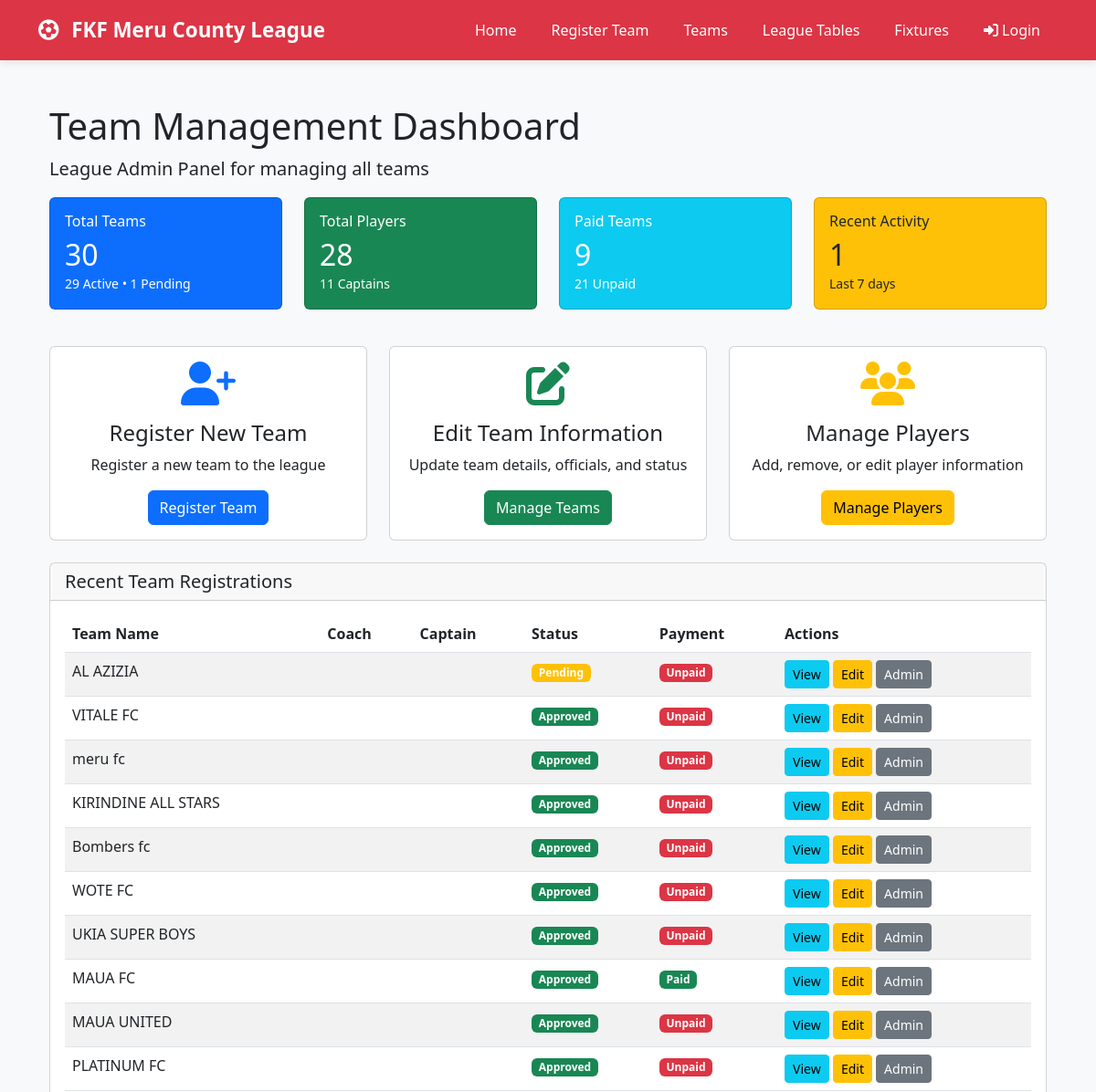
The app's page /teams/admin-team-dashboard/ (upper part), older data.
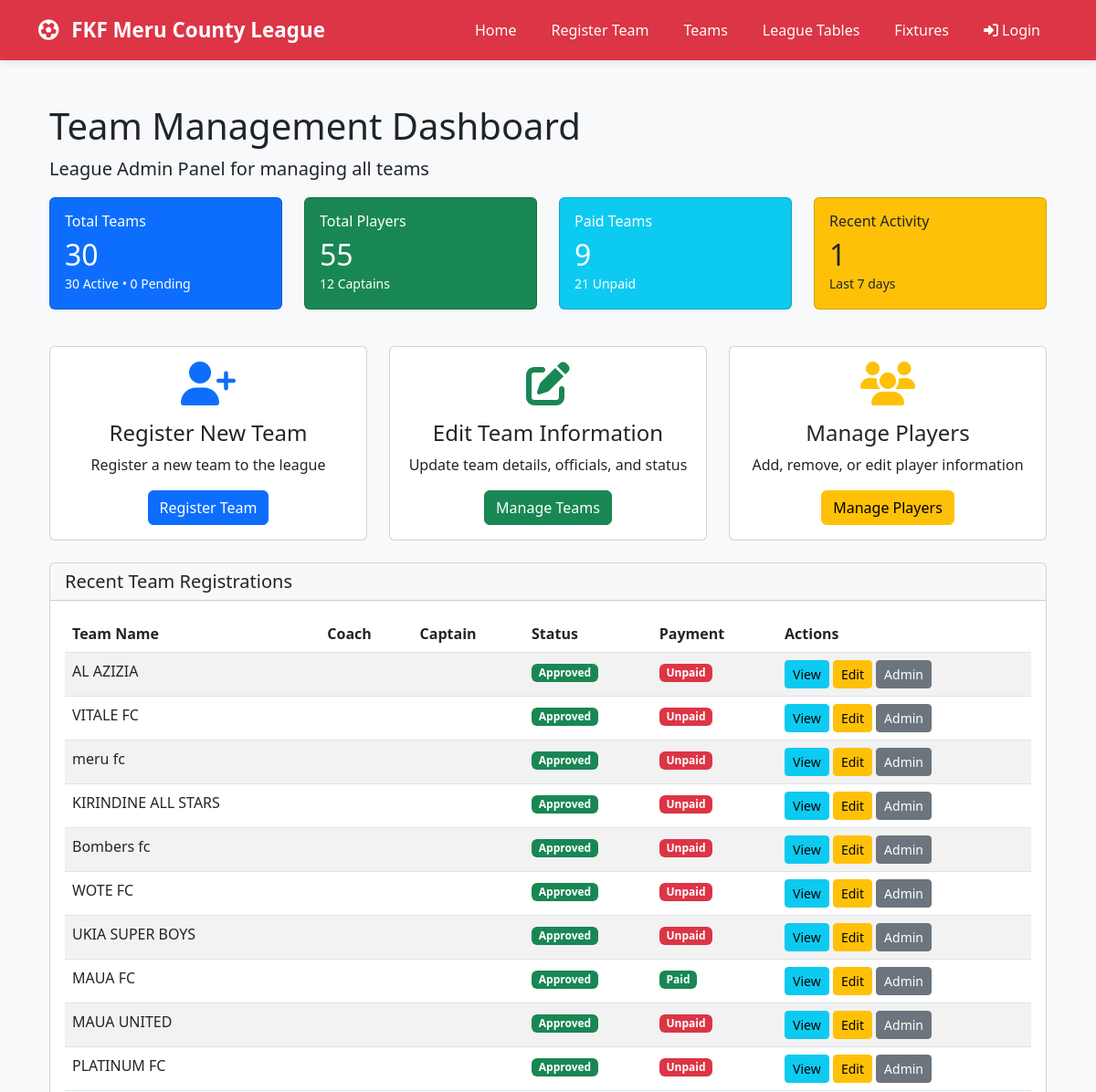
The same page, newer data.
### teams/models.py (models this page shows, shortened)
class Team(models.Model):
    STATUS_CHOICES = [
        ('pending', 'Pending'),
        ('approved', 'Approved'),
        ('rejected', 'Rejected'),
        ('suspended', 'Suspended'),
    ]
    team_name = models.CharField(max_length=200, unique=True)
    team_code = models.CharField(max_length=20, unique=True, blank=True)
    logo = models.ImageField(upload_to='team_logos/', blank=True, null=True)
    location = models.CharField(max_length=200)
    home_ground = models.CharField(max_length=200)
    map_location = models.URLField(blank=True)
    latitude = models.DecimalField(max_digits=9, decimal_places=6, blank=True, null=True)
    longitude = models.DecimalField(max_digits=9, decimal_places=6, blank=True, null=True)
    contact_person = models.CharField(max_length=100)
    phone_number = models.CharField(
        max_length=13,
        unique=True,
        validators=[validate_kenya_phone],
        help_text="Must be +254 followed by 9 digits (e.g., +254712345678)"
    )
    email = models.EmailField(blank=True, unique=True)
    zone = models.ForeignKey(Zone, on_delete=models.SET_NULL, null=True, blank=True)
    status = models.CharField(max_length=20, choices=STATUS_CHOICES, default='pending')
    manager = models.ForeignKey(
        settings.AUTH_USER_MODEL,
        on_delete=models.SET_NULL,
        null=True,
        blank=True,
        related_name='managed_teams'
    )
    payment_status = models.BooleanField(default=False)
    payment_date = models.DateField(blank=True, null=True)
    home_jersey_color = models.CharField(max_length=50, blank=True, default='#dc3545')
    home_shorts_color = models.CharField(max_length=50, blank=True, default='#ffffff')
    home_socks_color = models.CharField(max_length=50, blank=True, default='#dc3545')
    away_jersey_color = models.CharField(max_length=50, blank=True, default='#ffffff')
    away_shorts_color = models.CharField(max_length=50, blank=True, default='#dc3545')
    away_socks_color = models.CharField(max_length=50, blank=True, default='#ffffff')
    third_jersey_color = models.CharField(max_length=50, blank=True)
    third_shorts_color = models.CharField(max_length=50, blank=True)
    third_socks_color = models.CharField(max_length=50, blank=True)
    gk_home_jersey_color = models.CharField(max_length=50, blank=True, default='#28a745')
    gk_home_shorts_color = models.CharField(max_length=50, blank=True, default='#28a745')
    gk_home_socks_color = models.CharField(max_length=50, blank=True, default='#28a745')
    gk_away_jersey_color = models.CharField(max_length=50, blank=True, default='#ffc107')
    gk_away_shorts_color = models.CharField(max_length=50, blank=True, default='#ffc107')
    gk_away_socks_color = models.CharField(max_length=50, blank=True, default='#ffc107')
    gk_third_jersey_color = models.CharField(max_length=50, blank=True)
    gk_third_shorts_color = models.CharField(max_length=50, blank=True)
    gk_third_socks_color = models.CharField(max_length=50, blank=True)
    kit_colors_set = models.BooleanField(default=False)
    kit_setup_prompt_shown = models.BooleanField(default=False)
    home_kit_image = models.ImageField(upload_to='kit_images/', blank=True, null=True,
                                      help_text="Upload home kit design/image")
    away_kit_image = models.ImageField(upload_to='kit_images/', blank=True, null=True,
                                      help_text="Upload away kit design/image")
    third_kit_image = models.ImageField(upload_to='kit_images/', blank=True, null=True,
                                       help_text="Upload third kit design/image")
    gk_home_kit_image = models.ImageField(upload_to='kit_images/', blank=True, null=True,
                                         help_text="Upload GK home kit design/image")
    gk_away_kit_image = models.ImageField(upload_to='kit_images/', blank=True, null=True,
                                         help_text="Upload GK away kit design/image")
    gk_third_kit_image = models.ImageField(upload_to='kit_images/', blank=True, null=True,
                                          help_text="Upload GK third kit design/image")
    registration_date = models.DateTimeField(auto_now_add=True)
    class Meta:
        ordering = ['team_name']

### teams/views.py (the view)
# urls.py: path('admin-team-dashboard/', views.league_admin_dashboard, name='dashboard'),
def league_admin_dashboard(request):
    from django.utils import timezone
    from datetime import timedelta
    teams = Team.objects.all()
    recent_cutoff = timezone.now() - timedelta(days=7)
    context = {
        'teams_count': teams.count(),
        'active_teams': teams.filter(status='approved').count(),
        'pending_teams': teams.filter(status='pending').count(),
        'total_players': Player.objects.count(),
        'total_captains': Player.objects.filter(is_captain=True).count(),
        'paid_teams': teams.filter(payment_status=True).count(),
        'unpaid_teams': teams.filter(payment_status=False).count(),
        'recent_registrations': teams.filter(registration_date__gte=recent_cutoff).count(),
        'recent_teams': teams.order_by('-registration_date')[:10],
    }
    return render(request, 'teams/admin_dashboard.html', context)

### templates/teams/admin_dashboard.html (shortened to what the changed rows need)
{% extends 'base.html' %}
{% block content %}
<div class="container mt-4">
    <h1>Team Management Dashboard</h1>
    <div class="row mb-4">
        <div class="col-md-3 col-sm-6 mb-3">
            <div class="card bg-primary text-white">
                <div class="card-body">
                    <h6 class="card-title">Total Teams</h6>
                    <h2 class="mb-0">{{ teams_count }}</h2>
                    <small>{{ active_teams }} Active • {{ pending_teams }} Pending</small>
                </div>
            </div>
        </div>
        <div class="col-md-3 col-sm-6 mb-3">
            <div class="card bg-success text-white">
                <div class="card-body">
                    <h6 class="card-title">Total Players</h6>
                    <h2 class="mb-0">{{ total_players }}</h2>
                    <small>{{ total_captains }} Captains</small>
                </div>
            </div>
        </div>
        <div class="col-md-3 col-sm-6 mb-3">
            <div class="card bg-info text-white">
                <div class="card-body">
                    <h2 class="mb-0">{{ paid_teams }}</h2>
                </div>
            </div>
        </div>
        <div class="col-md-3 col-sm-6 mb-3">
            <div class="card bg-warning text-dark">
                <div class="card-body">
                    <h2 class="mb-0">{{ recent_registrations }}</h2>
                </div>
            </div>
        </div>
    </div>
    <div class="card">
        <div class="card-body">
            <table class="table table-striped">
                <thead>
                    <tr>
                        <th>Team Name</th>
                        <th>Coach</th>
                        <th>Captain</th>
                        <th>Status</th>
                        <th>Payment</th>
                        <th>Actions</th>
                    </tr>
                </thead>
                <tbody>
                    {% for team in recent_teams %}
                    <tr>
                        <td>{{ team.team_name }}</td>
                        <td>{{ team.coach_name }}</td>
                        <td>{{ team.captain_name }}</td>
                        <td>
                            <span class="badge bg-{% if team.status == 'approved' %}success{% elif team.status == 'pending' %}warning{% else %}danger{% endif %}">
                                {{ team.status|title }}
                            </span>
                        </td>
                        <td>
                            <span class="badge bg-{% if team.payment_status %}success{% else %}danger{% endif %}">
                                {% if team.payment_status %}Paid{% else %}Unpaid{% endif %}
                            </span>
                        </td>
                        <td>
                            <a href="{% url 'teams:team_dashboard' team.id %}" class="btn btn-sm btn-info">View</a>
                            <a href="{% url 'teams:team_detail' team.id %}" class="btn btn-sm btn-warning">Edit</a>
                            <a href="{% url 'admin:teams_team_change' team.id %}" class="btn btn-sm btn-secondary">Admin</a>
                        </td>
                    </tr>
                    {% empty %}
                    <tr>
                        <td colspan="6" class="text-center">No teams registered yet</td>
                    </tr>
                    {% endfor %}
                </tbody>
            </table>
        </div>
    </div>
</div>
{% endblock %}

Row changes from the older to the newer data that the page shows:
changed Team "AL AZIZIA": status "Pending" → "Approved"
Text that changed along with them:
{{ active_teams }}: "29" → "30"
{{ pending_teams }}: "1" → "0"
{{ total_players }}: "28" → "55"
{{ total_captains }}: "11" → "12"
